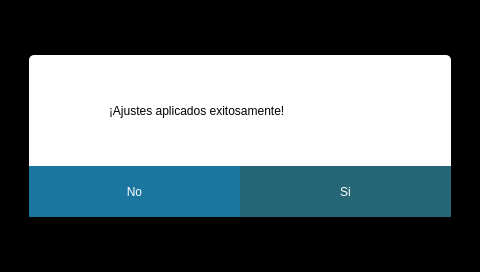
<?xml version="1.0" encoding="UTF-8"?>
<ui version="4.0">
 <class>Form</class>
 <widget class="QWidget" name="Form">
  <property name="geometry">
   <rect>
    <x>0</x>
    <y>0</y>
    <width>480</width>
    <height>272</height>
   </rect>
  </property>
  <property name="windowTitle">
   <string>Form</string>
  </property>
  <widget class="QLabel" name="lblOpacity">
   <property name="geometry">
    <rect>
     <x>0</x>
     <y>0</y>
     <width>480</width>
     <height>320</height>
    </rect>
   </property>
   <property name="styleSheet">
    <string notr="true">background-color: black;</string>
   </property>
   <property name="text">
    <string/>
   </property>
  </widget>
  <widget class="QWidget" name="WidgetInfo" native="true">
   <property name="enabled">
    <bool>true</bool>
   </property>
   <property name="geometry">
    <rect>
     <x>29</x>
     <y>55</y>
     <width>422</width>
     <height>162</height>
    </rect>
   </property>
   <property name="styleSheet">
    <string notr="true">border-radius: 5px;
background-color: white;</string>
   </property>
   <widget class="QPushButton" name="si">
    <property name="geometry">
     <rect>
      <x>211</x>
      <y>111</y>
      <width>211</width>
      <height>51</height>
     </rect>
    </property>
    <property name="styleSheet">
     <string notr="true">font: 500 16px &quot;Poppins&quot;;
border-radius: 0px;
background-color: #266676;
color: white;</string>
    </property>
    <property name="text">
     <string>Si</string>
    </property>
   </widget>
   <widget class="QLabel" name="LabelInfo">
    <property name="geometry">
     <rect>
      <x>80</x>
      <y>10</y>
      <width>331</width>
      <height>91</height>
     </rect>
    </property>
    <property name="styleSheet">
     <string notr="true">font: 16px &quot;Poppins&quot;;
background-color: transparent;
border: none;</string>
    </property>
    <property name="text">
     <string>¡Ajustes aplicados exitosamente!</string>
    </property>
   </widget>
   <widget class="QLabel" name="IconInfo">
    <property name="geometry">
     <rect>
      <x>10</x>
      <y>30</y>
      <width>61</width>
      <height>61</height>
     </rect>
    </property>
    <property name="styleSheet">
     <string notr="true">background-color: transparent;
border: none;</string>
    </property>
    <property name="text">
     <string/>
    </property>
   </widget>
   <widget class="QPushButton" name="no">
    <property name="geometry">
     <rect>
      <x>0</x>
      <y>111</y>
      <width>211</width>
      <height>51</height>
     </rect>
    </property>
    <property name="styleSheet">
     <string notr="true">font: 500 16px &quot;Poppins&quot;;
border-radius: 0px;
background-color: #1a759f;
color: white;</string>
    </property>
    <property name="text">
     <string>No</string>
    </property>
   </widget>
  </widget>
 </widget>
 <resources/>
 <connections/>
</ui>
